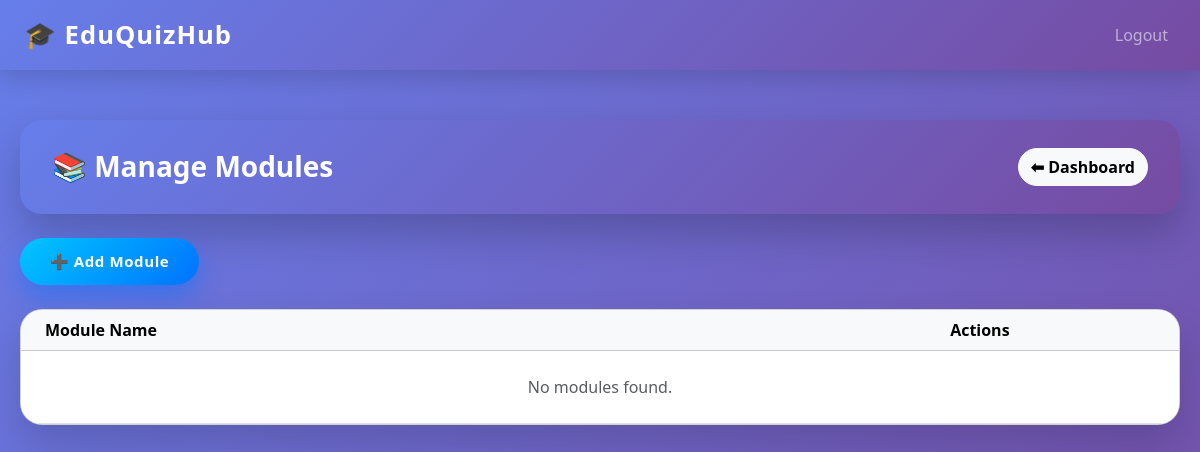
The page /admin/modules (signed in) on the database as committed earlier.
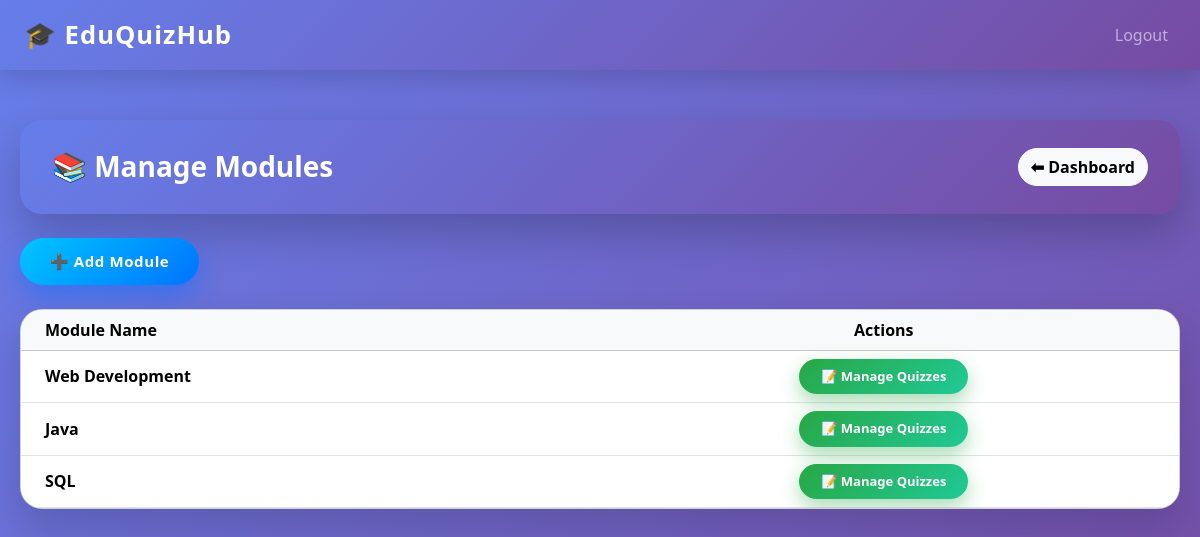
The same page on the database as committed later.
### tables this page shows
CREATE TABLE modules (
    id INTEGER PRIMARY KEY AUTOINCREMENT,
    name TEXT NOT NULL
);

### app.py (the view)
@app.route("/admin/modules")
def manage_modules():
    if session.get("role") != "admin":
        return redirect(url_for("login"))
    modules = get_all_modules()
    return render_template(
        "manage_modules.html",
        modules=modules
    )

### db/db.py (called while the page is built)
def get_db_connection():
    conn = sqlite3.connect(DB_NAME)
    conn.row_factory = sqlite3.Row
    return conn

def get_all_modules():
    with get_db_connection() as conn:
        return conn.execute("SELECT * FROM modules").fetchall()

### templates/manage_modules.html (shortened to what this page needs)
{% extends "base.html" %}
{% block content %}
<div class="page-header mb-4 d-flex justify-content-between align-items-center">
    <h3 class="fw-bold mb-0 text-white">📚 Manage Modules</h3>
    <a href="{{ url_for('admin_dashboard') }}"
       class="btn btn-light btn-animated">
        ⬅ Dashboard
    </a>
</div>
<div class="mb-4">
    <a href="{{ url_for('add_module') }}"
       class="btn btn-add-module btn-animated">
        ➕ Add Module
    </a>
</div>
<div class="card table-card">
    <div class="card-body p-0">
        <table class="table table-hover align-middle mb-0">
            <thead class="table-light">
                <tr>
                    <th class="ps-4">Module Name</th>
                    <th class="text-center">Actions</th>
                </tr>
            </thead>
            <tbody>
                {% for m in modules %}
                <tr>
                    <td class="fw-semibold ps-4">{{ m.name }}</td>
                    <td class="text-center">
                        <a href="{{ url_for('module_quizzes_admin', module_id=m.id) }}"
                           class="btn btn-manage-quiz btn-animated">
                            📝 Manage Quizzes
                        </a>
                    </td>
                </tr>
                {% else %}
                <tr>
                    <td colspan="2" class="text-center text-muted py-4">
                        No modules found.
                    </td>
                </tr>
                {% endfor %}
            </tbody>
        </table>
    </div>
</div>
{% endblock %}

Rows that differ between the two databases and show on the page:
added modules: name "Web Development"
added modules: name "Java"
added modules: name "SQL"
Other text that changed with them:
text no longer shown: "No modules found."
